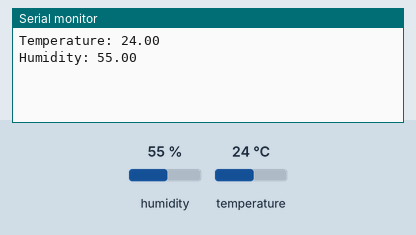
Simulated run of this sketch. Board: ESP8266 (NodeMCU). Parts: the last lines printed to the serial monitor. The inputs (shaded band) are chosen by the test bench; at power-on: humidity 55 %, temperature 24 °C. WiFi joins after 1.5 s; servers stay silent unless stated.

Above: at 3.0 s.
3.1 s: humidity set to 22 %
At 4.4 s:
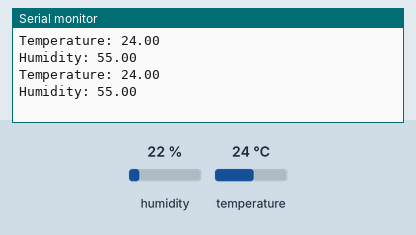
4.6 s: temperature set to 12 °C
At 6.0 s:
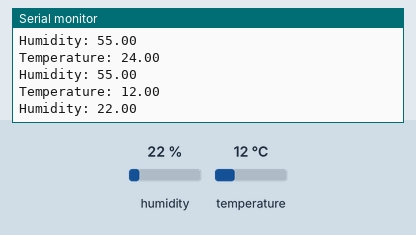
6.1 s: humidity set to 40 %
At 8.3 s:
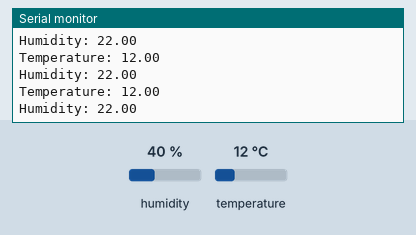
Timing chart, 0 to 9.8 s (numbered marks = the images above; inputs shaded):
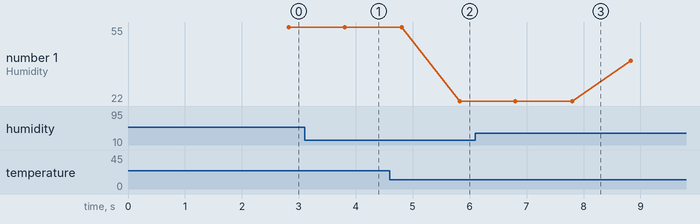

The sketch:

10__Send_DHT11_data_to_Blynk_2.0_Cloud_App_with_NODEMCU.ino
```cpp
#define BLYNK_PRINT Serial

#define BLYNK_TEMPLATE_ID "TMPL6a6ubblWX"
#define BLYNK_TEMPLATE_NAME "DHT11"
#define BLYNK_AUTH_TOKEN "IQIIYmD0TdVhkYzwP8tsv1loxS5P2qXN"

#include <ESP8266WiFi.h>
#include <BlynkSimpleEsp8266.h>
#include <DHT.h>

char ssid[] = "Mooazam";
char pass[] = "mooazam123";

DHT dht(D5, DHT11);
BlynkTimer timer;

void sendSensor() {
  float h = dht.readHumidity();
  float t = dht.readTemperature();
  Serial.println("Temperature: " + (String)t);
  Serial.println("Humidity: " + (String)h);
  Blynk.virtualWrite(V0, t);
  Blynk.virtualWrite(V1, h);
}

void setup() {
  Serial.begin(9600);
  Blynk.begin(BLYNK_AUTH_TOKEN, ssid, pass);
  dht.begin();
  timer.setInterval(1000L, sendSensor);
}

void loop() {
  Blynk.run();
  timer.run();
}
```

Measured:
- after the input at 4.6 s, the serial monitor: prints a new line after 1.2 s (image 2)
- plotted number 1: 22 → 40 after the input at 6.1 s
